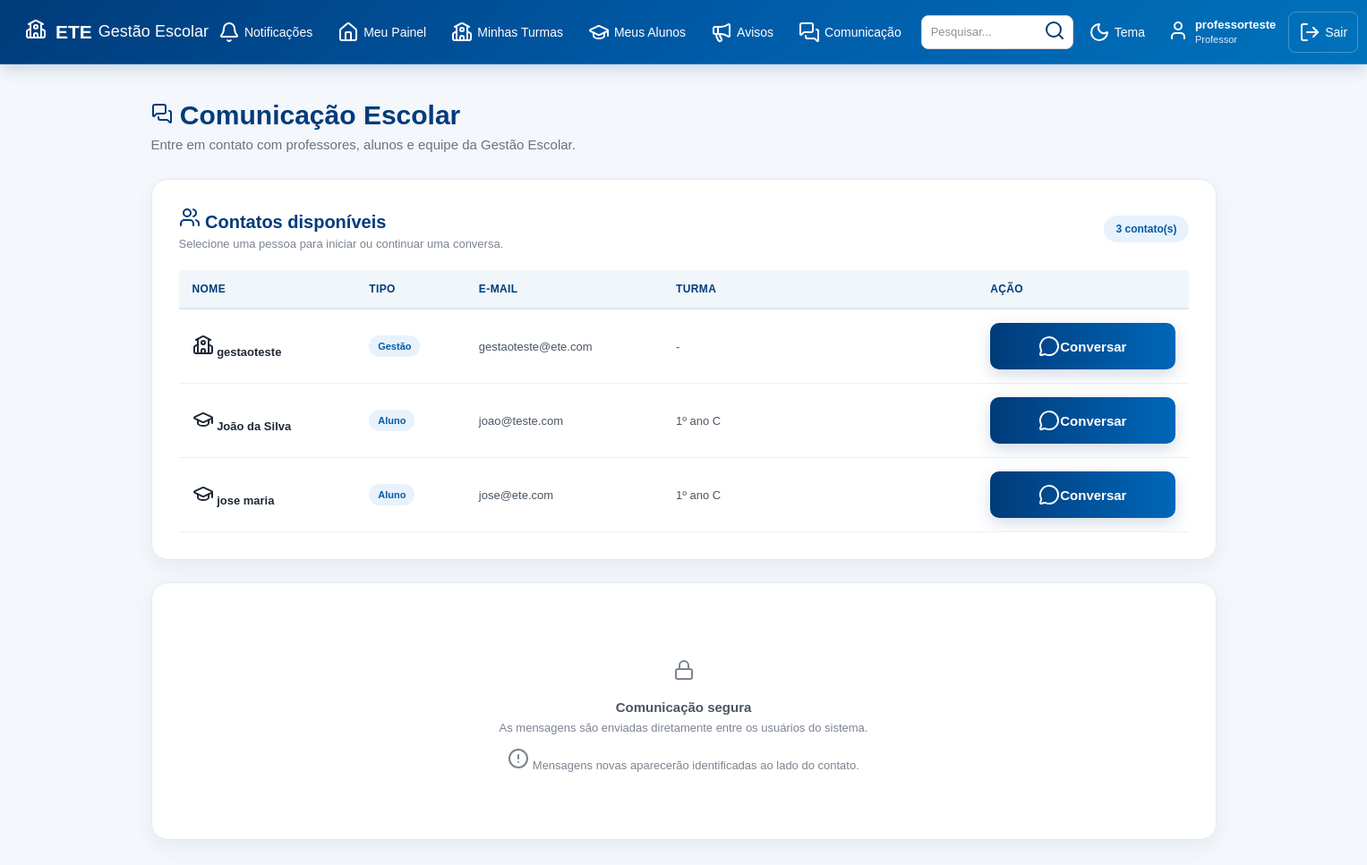
/comunicacao (signed in), run on the app's committed database.
### tables this page shows
CREATE TABLE usuarios (

            id INTEGER PRIMARY KEY AUTOINCREMENT,

            nome TEXT NOT NULL,

            email TEXT NOT NULL,

            tipo TEXT NOT NULL,

            telefone TEXT,

            turma TEXT

        , senha TEXT, primeiro_acesso INTEGER DEFAULT 0);

### app.py (the view, shortened to what this page needs)
@app.route("/comunicacao")
def comunicacao():
    acesso = exigir_login()
    if acesso:
        return acesso
    conexao = conectar()
    try:
        usuario_id = session["usuario_id"]
        usuario_tipo = session["usuario_tipo"]
        contatos = []
        if usuario_tipo == "aluno":
            aluno = conexao.execute(
                """
                SELECT turma FROM usuarios
                WHERE id = ? AND tipo = 'aluno'
                """,
                (usuario_id,)
            ).fetchone()
            if aluno and aluno["turma"]:
                contatos = conexao.execute(
                    """
                    SELECT id, nome, email, tipo, turma
                    FROM usuarios
                    WHERE id != ?
                    AND (
                        tipo = 'gestao'
                        OR (tipo = 'professor' AND turma = ?)
                    )
                    ORDER BY
                        CASE WHEN tipo = 'gestao' THEN 1 ELSE 2 END,
                        nome
                    """,
                    (usuario_id, aluno["turma"])
                ).fetchall()
            else:
                contatos = conexao.execute(
                    """
                    SELECT id, nome, email, tipo, turma
                    FROM usuarios
                    WHERE id != ? AND tipo = 'gestao'
                    ORDER BY nome
                    """,
                    (usuario_id,)
                ).fetchall()
        elif usuario_tipo == "professor":
            professor = conexao.execute(
                """
                SELECT turma FROM usuarios
                WHERE id = ? AND tipo = 'professor'
                """,
                (usuario_id,)
            ).fetchone()
            if professor and professor["turma"]:
                contatos = conexao.execute(
                    """
                    SELECT id, nome, email, tipo, turma
                    FROM usuarios
                    WHERE id != ?
                    AND (
                        tipo = 'gestao'
                        OR (tipo = 'aluno' AND turma = ?)
                    )
                    ORDER BY
                        CASE WHEN tipo = 'gestao' THEN 1 ELSE 2 END,
                        nome
                    """,
                    (usuario_id, professor["turma"])
                ).fetchall()
        contatos_com_mensagens = []
        for contato in contatos:
            nao_lidas = conexao.execute(
                """
                SELECT COUNT(*) FROM mensagens
                WHERE remetente_id = ?
                AND destinatario_id = ?
                AND lida = 0
                """,
                (contato["id"], usuario_id)
            ).fetchone()[0]
            contato_dict = dict(contato)
            contato_dict["nao_lidas"] = nao_lidas
            contatos_com_mensagens.append(contato_dict)
    finally:
        conexao.close()
    return render_template(
        "comunicacao.html",
        contatos=contatos_com_mensagens,
        usuario_nome=session["usuario_nome"],
        usuario_tipo=session["usuario_tipo"]
    )

### app.py (called while the page is built)
def usuario_logado():
    return "usuario_id" in session

def exigir_login():
    if not usuario_logado():
        flash("Você precisa estar logado para acessar esta página.", "error")
        return redirect(url_for("inicio"))
    return None

def buscar_usuario_atual():
    if not usuario_logado():
        return None
    conexao = conectar()
    try:
        return conexao.execute(
            "SELECT * FROM usuarios WHERE id = ?",
            (session["usuario_id"],)
        ).fetchone()
    finally:
        conexao.close()

@app.before_request
def protecao_global():
    if request.endpoint in {"inicio", "static"}:
        return None
    if not usuario_logado():
        return None
    usuario = buscar_usuario_atual()
    if usuario is None:
        session.clear()
        flash("Sua sessão não é mais válida.", "error")
        return redirect(url_for("inicio"))
    session["usuario_nome"] = usuario["nome"]
    session["usuario_email"] = usuario["email"]
    session["usuario_tipo"] = usuario["tipo"]
    if (
        usuario["primeiro_acesso"] == 1
        and request.endpoint not in {"trocar_senha", "logout", "static"}
    ):
        return redirect(url_for("trocar_senha"))
    return None

@app.context_processor
def disponibilizar_notificacoes():
    return obter_contadores_notificacoes()

### banco.py (called while the page is built)
def conectar():
    conexao = sqlite3.connect("gestao_escolar.db")
    conexao.row_factory = sqlite3.Row
    return conexao

### templates/comunicacao.html (shortened to what this page needs)
<!DOCTYPE html>
<html lang="pt-BR">
<head>
    <link
        rel="stylesheet"
        href="{{ url_for('static', filename='style.css') }}"
    >
</head>
<body>
{% include "menu.html" %}
<main class="dashboard">
    <div class="dashboard-title">
        <h2>
            <i data-lucide="messages-square"></i>
            Comunicação Escolar
        </h2>
        <p>
            Entre em contato com professores,
            alunos e equipe da Gestão Escolar.
        </p>
    </div>
    <section class="content-card">
        <div class="section-header">
            <div>
                <h3>
                    <i data-lucide="users"></i>
                    Contatos disponíveis
                </h3>
                <p>
                    Selecione uma pessoa para iniciar
                    ou continuar uma conversa.
                </p>
            </div>
            <span class="total-badge">
                {{ contatos|length }} contato(s)
            </span>
        </div>
        {% if contatos %}
            <div class="table-container">
                <table>
                    <thead>
                        <tr>
                            <th>
                                Nome
                            </th>
                            <th>
                                Tipo
                            </th>
                            <th>
                                E-mail
                            </th>
                            <th>
                                Turma
                            </th>
                            <th>
                                Ação
                            </th>
                        </tr>
                    </thead>
                    <tbody>
                        {% for contato in contatos %}
                        <tr>
                            <td>
                                <strong>
                                    {% if contato['tipo'] == 'professor' %}
                                        <i data-lucide="presentation"></i>
                                    {% elif contato['tipo'] == 'aluno' %}
                                        <i data-lucide="graduation-cap"></i>
                                    {% elif contato['tipo'] == 'gestao' %}
                                        <i data-lucide="school"></i>
                                    {% else %}
                                        <i data-lucide="user"></i>
                                    {% endif %}
                                    {{ contato['nome'] }}
                                </strong>
                            </td>
                            <td>
                                <span class="badge">
                                    {% if contato['tipo'] == 'professor' %}
                                        Professor
                                    {% elif contato['tipo'] == 'aluno' %}
                                        Aluno
                                    {% elif contato['tipo'] == 'gestao' %}
                                        Gestão
                                    {% else %}
                                        {{ contato['tipo'] }}
                                    {% endif %}
                                </span>
                            </td>
                            <td>
                                {{ contato['email'] }}
                            </td>
                            <td>
                                {{ contato['turma'] or '-' }}
                            </td>
                            <td>
                                <a
                                    href="{{ url_for('conversa', contato_id=contato['id']) }}"
                                    class="btn-login"
                                >
                                    <i data-lucide="message-circle"></i>
                                    Conversar
                                </a>
                            </td>
                        </tr>
                        {% endfor %}
                    </tbody>
                </table>
            </div>
        {% endif %}
    </section>
    <section class="content-card">
        <div class="empty-message">
            <div class="empty-icon">
                <i data-lucide="lock"></i>
            </div>
            <strong>
                Comunicação segura
            </strong>
            <span>
                As mensagens são enviadas diretamente
                entre os usuários do sistema.
                <br><br>
                <i data-lucide="circle-alert"></i>
                Mensagens novas aparecerão
                identificadas ao lado do contato.
            </span>
        </div>
    </section>
</main>
</body>
</html>

### templates/menu.html (shortened to what this page needs)
<!DOCTYPE html>
<html lang="pt-BR">
<head>
    <link
        rel="stylesheet"
        href="{{ url_for('static', filename='style.css') }}"
    >
</head>
<body>
    <header class="topo">
        <div class="topo-logo">
            <span class="logo-icone">
                <i data-lucide="school"></i>
            </span>
            <div class="logo-texto">
                <strong>ETE</strong>
                <span>Gestão Escolar</span>
            </div>
        </div>
        <nav class="menu-principal">
            {% set total_notificacoes =
                notificacoes_mensagens + notificacoes_avisos
            %}
            <a
                href="{{ url_for('comunicacao') }}"
                class="menu-item menu-notificacoes"
                aria-label="Notificações: {{ total_notificacoes }} pendentes"
                title="Mensagens e avisos não lidos"
            >
                <i data-lucide="bell"></i>
                <span>Notificações</span>
            </a>
            {% if usuario_tipo == "professor" %}
                <a
                    href="{{ url_for('professor') }}"
                    class="menu-item"
                >
                    <i data-lucide="house"></i>
                    <span>Meu Painel</span>
                </a>
                <a
                    href="{{ url_for('professor_turmas') }}"
                    class="menu-item"
                >
                    <i data-lucide="school"></i>
                    <span>Minhas Turmas</span>
                </a>
                <a
                    href="{{ url_for('meus_alunos') }}"
                    class="menu-item"
                >
                    <i data-lucide="graduation-cap"></i>
                    <span>Meus Alunos</span>
                </a>
                <a
                    href="{{ url_for('professor_avisos') }}"
                    class="menu-item"
                >
                    <i data-lucide="megaphone"></i>
                    <span>Avisos</span>
                </a>
                <a
                    href="{{ url_for('comunicacao') }}"
                    class="menu-item"
                >
                    <i data-lucide="messages-square"></i>
                    <span>Comunicação</span>
                </a>
            {% endif %}
            <div class="menu-pesquisa">
                <input
                    type="text"
                    name="pesquisa"
                    placeholder="Pesquisar..."
                    aria-label="Pesquisar no sistema"
                >
                <button
                    type="button"
                    title="Pesquisa"
                >
                    <i data-lucide="search"></i>
                </button>
            </div>
            <button
                type="button"
                class="menu-botao"
                title="Alterar tema"
            >
                <i data-lucide="moon"></i>
                <span>Tema</span>
            </button>
            <a
                href="{{ url_for('perfil') }}"
                class="menu-usuario"
            >
                <span class="usuario-icone">
                    <i data-lucide="user"></i>
                </span>
                <span class="usuario-info">
                    <strong>{{ usuario_nome }}</strong>
                    <small>{{ usuario_tipo|capitalize }}</small>
                </span>
            </a>
            <a
                href="{{ url_for('logout') }}"
                class="menu-sair"
            >
                <i data-lucide="log-out"></i>
                <span>Sair</span>
            </a>
        </nav>
    </header>
</body>
</html>

### data on the page
usuarios: nome "professorteste", tipo "Professor"
usuarios: tipo "gestao" (drawn), nome "gestaoteste", email "gestaoteste@ete.com", turma "-"
usuarios: tipo "aluno" (drawn), nome "João da Silva", email "joao@teste.com", turma "1º ano C"
usuarios: tipo "aluno" (drawn), nome "jose maria", email "jose@ete.com", turma "1º ano C"

### other printed values
{{ contatos|length }} "3"
